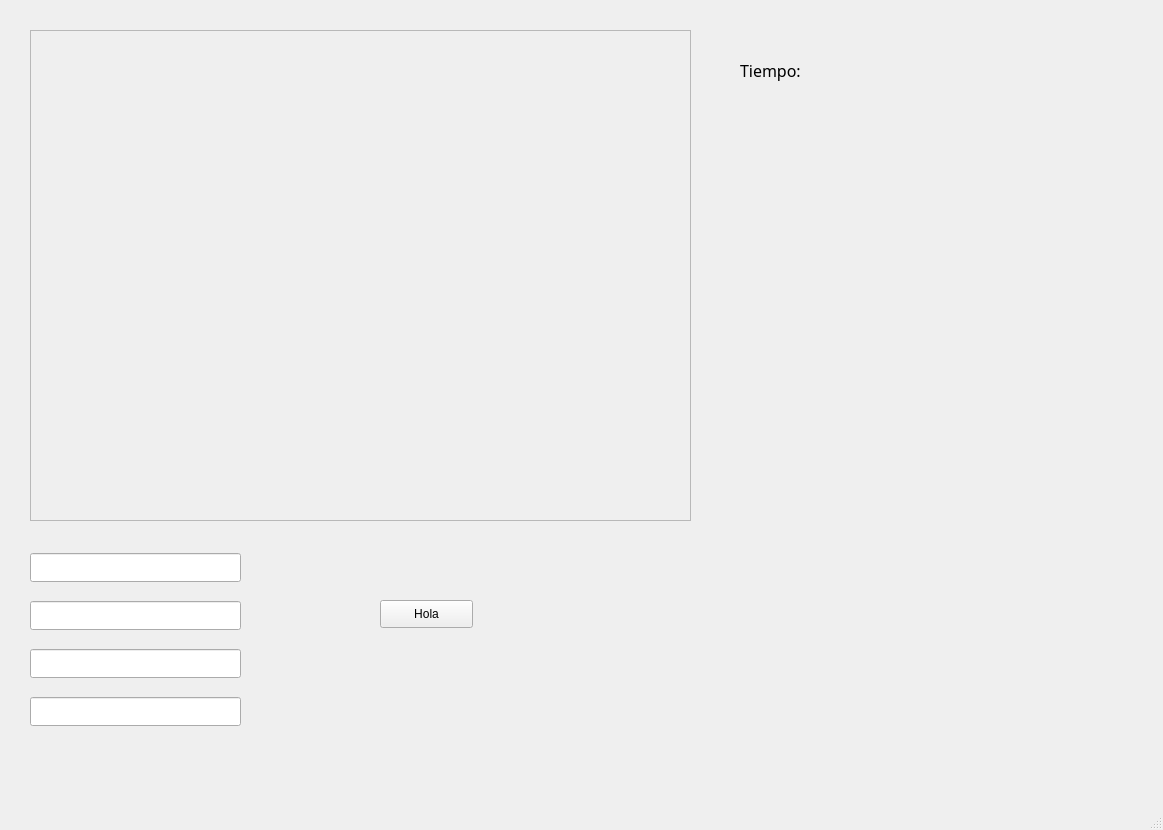
<?xml version="1.0" encoding="UTF-8"?>
<ui version="4.0">
 <class>WordSearchWindow</class>
 <widget class="QMainWindow" name="WordSearchWindow">
  <property name="geometry">
   <rect>
    <x>0</x>
    <y>0</y>
    <width>1163</width>
    <height>830</height>
   </rect>
  </property>
  <property name="windowTitle">
   <string>MainWindow</string>
  </property>
  <widget class="QWidget" name="centralwidget">
   <widget class="QFrame" name="frame">
    <property name="geometry">
     <rect>
      <x>30</x>
      <y>30</y>
      <width>661</width>
      <height>491</height>
     </rect>
    </property>
    <property name="frameShape">
     <enum>QFrame::StyledPanel</enum>
    </property>
    <property name="frameShadow">
     <enum>QFrame::Raised</enum>
    </property>
    <widget class="QWidget" name="gridLayoutWidget">
     <property name="geometry">
      <rect>
       <x>0</x>
       <y>0</y>
       <width>661</width>
       <height>491</height>
      </rect>
     </property>
     <layout class="QGridLayout" name="gridLayout"/>
    </widget>
   </widget>
   <widget class="QWidget" name="horizontalLayoutWidget">
    <property name="geometry">
     <rect>
      <x>740</x>
      <y>30</y>
      <width>281</width>
      <height>80</height>
     </rect>
    </property>
    <layout class="QHBoxLayout" name="horizontalLayout">
     <item>
      <widget class="QLabel" name="label_2">
       <property name="font">
        <font>
         <family>MV Boli</family>
         <pointsize>12</pointsize>
        </font>
       </property>
       <property name="text">
        <string>Tiempo:</string>
       </property>
      </widget>
     </item>
     <item>
      <widget class="QLabel" name="timer">
       <property name="font">
        <font>
         <family>MV Boli</family>
         <pointsize>12</pointsize>
        </font>
       </property>
       <property name="text">
        <string/>
       </property>
      </widget>
     </item>
    </layout>
   </widget>
   <widget class="QWidget" name="verticalLayoutWidget">
    <property name="geometry">
     <rect>
      <x>30</x>
      <y>540</y>
      <width>211</width>
      <height>201</height>
     </rect>
    </property>
    <layout class="QVBoxLayout" name="verticalLayout">
     <item>
      <widget class="QLineEdit" name="wordEntry">
       <property name="font">
        <font>
         <family>Comic Sans MS</family>
         <pointsize>12</pointsize>
        </font>
       </property>
      </widget>
     </item>
     <item>
      <widget class="QLineEdit" name="wordEntry2">
       <property name="font">
        <font>
         <family>Comic Sans MS</family>
         <pointsize>12</pointsize>
        </font>
       </property>
      </widget>
     </item>
     <item>
      <widget class="QLineEdit" name="wordEntry3">
       <property name="font">
        <font>
         <family>Comic Sans MS</family>
         <pointsize>12</pointsize>
        </font>
       </property>
      </widget>
     </item>
     <item>
      <widget class="QLineEdit" name="wordEntry4">
       <property name="font">
        <font>
         <family>Comic Sans MS</family>
         <pointsize>12</pointsize>
        </font>
       </property>
      </widget>
     </item>
    </layout>
   </widget>
   <widget class="QPushButton" name="hola">
    <property name="geometry">
     <rect>
      <x>380</x>
      <y>600</y>
      <width>93</width>
      <height>28</height>
     </rect>
    </property>
    <property name="text">
     <string>Hola</string>
    </property>
   </widget>
  </widget>
  <widget class="QStatusBar" name="statusbar"/>
 </widget>
 <resources/>
 <connections/>
</ui>
